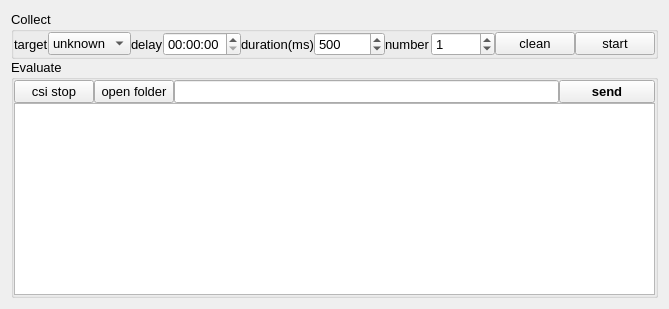
          <widget class="QWidget" name="layoutWidget">
           <layout class="QVBoxLayout" name="verticalLayout_14" stretch="1,32">
            <property name="spacing">
             <number>0</number>
            </property>
            <item>
             <widget class="QGroupBox" name="groupBox_18">
              <property name="font">
               <font>
                <pointsize>10</pointsize>
                <weight>50</weight>
                <bold>false</bold>
                <stylestrategy>PreferAntialias</stylestrategy>
               </font>
              </property>
              <property name="title">
               <string>Collect</string>
              </property>
              <layout class="QVBoxLayout" name="verticalLayout_3">
               <property name="spacing">
                <number>0</number>
               </property>
               <property name="leftMargin">
                <number>0</number>
               </property>
               <property name="topMargin">
                <number>0</number>
               </property>
               <property name="rightMargin">
                <number>0</number>
               </property>
               <property name="bottomMargin">
                <number>0</number>
               </property>
               <item>
                <layout class="QHBoxLayout" name="horizontalLayout_9" stretch="1,3,1,3,1,3,1,3,1,3">
                 <item>
                  <widget class="QLabel" name="label_target_4">
                   <property name="text">
                    <string>target</string>
                   </property>
                  </widget>
                 </item>
                 <item>
                  <widget class="QComboBox" name="comboBox_collect_target">
                   <item>
                    <property name="text">
                     <string>unknown</string>
                    </property>
                   </item>
                   <item>
                    <property name="text">
                     <string>train</string>
                    </property>
                   </item>
                   <item>
                    <property name="text">
                     <string>none</string>
                    </property>
                   </item>
                   <item>
                    <property name="text">
                     <string>someone</string>
                    </property>
                   </item>
                   <item>
                    <property name="text">
                     <string>static</string>
                    </property>
                   </item>
                   <item>
                    <property name="text">
                     <string>move</string>
                    </property>
                   </item>
                   <item>
                    <property name="text">
                     <string>front</string>
                    </property>
                   </item>
                   <item>
                    <property name="text">
                     <string>after</string>
                    </property>
                   </item>
                   <item>
                    <property name="text">
                     <string>left</string>
                    </property>
                   </item>
                   <item>
                    <property name="text">
                     <string>right</string>
                    </property>
                   </item>
                   <item>
                    <property name="text">
                     <string>go</string>
                    </property>
                   </item>
                   <item>
                    <property name="text">
                     <string>jump</string>
                    </property>
                   </item>
                   <item>
                    <property name="text">
                     <string>sit down</string>
                    </property>
                   </item>
                   <item>
                    <property name="text">
                     <string>stand up</string>
                    </property>
                   </item>
                   <item>
                    <property name="text">
                     <string>climb up</string>
                    </property>
                   </item>
                   <item>
                    <property name="text">
                     <string>wave</string>
                    </property>
                   </item>
                   <item>
                    <property name="text">
                     <string>applause</string>
                    </property>
                   </item>
                  </widget>
                 </item>
                 <item>
                  <widget class="QLabel" name="label_delay">
                   <property name="text">
                    <string>delay</string>
                   </property>
                  </widget>
                 </item>
                 <item>
                  <widget class="QTimeEdit" name="timeEdit_collect_delay">
                   <property name="maximumDateTime">
                    <datetime>
                     <hour>23</hour>
                     <minute>59</minute>
                     <second>59</second>
                     <year>2000</year>
                     <month>1</month>
                     <day>1</day>
                    </datetime>
                   </property>
                   <property name="currentSection">
                    <enum>QDateTimeEdit::MinuteSection</enum>
                   </property>
                   <property name="displayFormat">
                    <string>HH:mm:ss</string>
                   </property>
                   <property name="currentSectionIndex">
                    <number>1</number>
                   </property>
                   <property name="time">
                    <time>
                     <hour>0</hour>
                     <minute>0</minute>
                     <second>0</second>
                    </time>
                   </property>
                  </widget>
                 </item>
                 <item>
                  <widget class="QLabel" name="label_duration">
                   <property name="text">
                    <string>duration(ms)</string>
                   </property>
                  </widget>
                 </item>
                 <item>
                  <widget class="QSpinBox" name="spinBox_collect_duration">
                   <property name="minimum">
                    <number>50</number>
                   </property>
                   <property name="maximum">
                    <number>100000000</number>
                   </property>
                   <property name="singleStep">
                    <number>10</number>
                   </property>
                   <property name="value">
                    <number>500</number>
                   </property>
                   <property name="displayIntegerBase">
                    <number>10</number>
                   </property>
                  </widget>
                 </item>
                 <item>
                  <widget class="QLabel" name="label_number">
                   <property name="text">
                    <string>number</string>
                   </property>
                  </widget>
                 </item>
                 <item>
                  <widget class="QSpinBox" name="spinBox_collect_number">
                   <property name="minimum">
                    <number>0</number>
                   </property>
                   <property name="maximum">
                    <number>10000</number>
                   </property>
                   <property name="value">
                    <number>1</number>
                   </property>
                  </widget>
                 </item>
                 <item>
                  <widget class="QPushButton" name="pushButton_collect_clean">
                   <property name="font">
                    <font>
                     <pointsize>10</pointsize>
                     <weight>50</weight>
                     <bold>false</bold>
                     <stylestrategy>PreferAntialias</stylestrategy>
                    </font>
                   </property>
                   <property name="text">
                    <string>clean</string>
                   </property>
                  </widget>
                 </item>
                 <item>
                  <widget class="QPushButton" name="pushButton_collect_start">
                   <property name="font">
                    <font>
                     <pointsize>10</pointsize>
                     <weight>50</weight>
                     <bold>false</bold>
                     <stylestrategy>PreferAntialias</stylestrategy>
                    </font>
                   </property>
                   <property name="text">
                    <string>start</string>
                   </property>
                   <property name="autoDefault">
                    <bool>false</bool>
                   </property>
                   <property name="default">
                    <bool>false</bool>
                   </property>
                  </widget>
                 </item>
                </layout>
               </item>
              </layout>
             </widget>
            </item>
            <item>
             <widget class="QGroupBox" name="groupBox_20">
              <property name="font">
               <font>
                <pointsize>10</pointsize>
                <weight>50</weight>
                <bold>false</bold>
                <stylestrategy>PreferAntialias</stylestrategy>
               </font>
              </property>
              <property name="title">
               <string>Evaluate</string>
              </property>
              <layout class="QVBoxLayout" name="verticalLayout_19" stretch="1,64">
               <property name="spacing">
                <number>0</number>
               </property>
               <property name="leftMargin">
                <number>0</number>
               </property>
               <property name="topMargin">
                <number>0</number>
               </property>
               <property name="rightMargin">
                <number>0</number>
               </property>
               <property name="bottomMargin">
                <number>0</number>
               </property>
               <item>
                <layout class="QHBoxLayout" name="horizontalLayout_7" stretch="1,2,16,4">
                 <item>
                  <widget class="QPushButton" name="pushButton_evaluate_csi_start">
                   <property name="text">
                    <string>csi stop</string>
                   </property>
                  </widget>
                 </item>
                 <item>
                  <widget class="QPushButton" name="pushButton_evaluate_open_folder">
                   <property name="text">
                    <string>open folder</string>
                   </property>
                  </widget>
                 </item>
                 <item>
                  <widget class="QLineEdit" name="lineEdit_evaluate_open_folder"/>
                 </item>
                 <item>
                  <widget class="QPushButton" name="pushButton_evaluate_start">
                   <property name="font">
                    <font>
                     <pointsize>10</pointsize>
                     <weight>75</weight>
                     <bold>true</bold>
                     <stylestrategy>PreferAntialias</stylestrategy>
                    </font>
                   </property>
                   <property name="text">
                    <string>send</string>
                   </property>
                  </widget>
                 </item>
                </layout>
               </item>
               <item>
                <widget class="QWidget" name="QWidget_evaluate_info" native="true">
                 <layout class="QHBoxLayout" name="horizontalLayout" stretch="1">
                  <property name="spacing">
                   <number>0</number>
                  </property>
                  <property name="leftMargin">
                   <number>0</number>
                  </property>
                  <property name="topMargin">
                   <number>0</number>
                  </property>
                  <property name="rightMargin">
                   <number>0</number>
                  </property>
                  <property name="bottomMargin">
                   <number>0</number>
                  </property>
                  <item>
                   <widget class="QTableView" name="tableView_evaluate_statistics">
                    <property name="font">
                     <font>
                      <pointsize>8</pointsize>
                      <weight>50</weight>
                      <bold>false</bold>
                      <stylestrategy>PreferAntialias</stylestrategy>
                     </font>
                    </property>
                    <property name="autoScrollMargin">
                     <number>10</number>
                    </property>
                    <property name="sortingEnabled">
                     <bool>false</bool>
                    </property>
                    <attribute name="horizontalHeaderMinimumSectionSize">
                     <number>12</number>
                    </attribute>
                    <attribute name="verticalHeaderMinimumSectionSize">
                     <number>10</number>
                    </attribute>
                    <attribute name="verticalHeaderDefaultSectionSize">
                     <number>20</number>
                    </attribute>
                    <attribute name="verticalHeaderStretchLastSection">
                     <bool>true</bool>
                    </attribute>
                   </widget>
                  </item>
                 </layout>
                </widget>
               </item>
              </layout>
             </widget>
            </item>
           </layout>
          </widget>
